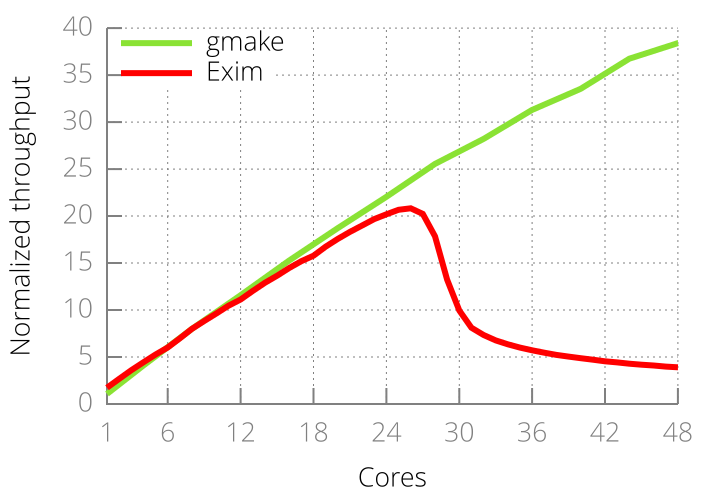

Reproduce this figure in gnuplot.
call "common.gnuplot" "3in,2in"
set zeroaxis
set xlabel "Cores"
set ylabel "Normalized throughput"
set xrange [1:48]
set xtics (1, 6, 12, 18, 24, 30, 36, 42, 48)
set format y "%.0s%c"

# plot \
#      "exim.data" every :::1::1 using 1:($1*$2/747.20) title "Exim" with l lw 3, \
#      "mosbench.data" index "stock-gmake" using 2:($2*$3/0.00160207) title "gmake" with l lw 3

# Normalized to 8 cores, since Exim tanks out to 6, then levels
plot \
     "mosbench.data" index "stock-gmake" using 2:($2*$3/0.00148757) title "gmake" with l ls 1 lw 3, \
     "exim.data" every :::1::1 using 1:($1*$2/430.20) title "Exim" with l ls 1 lc 1 lw 3
